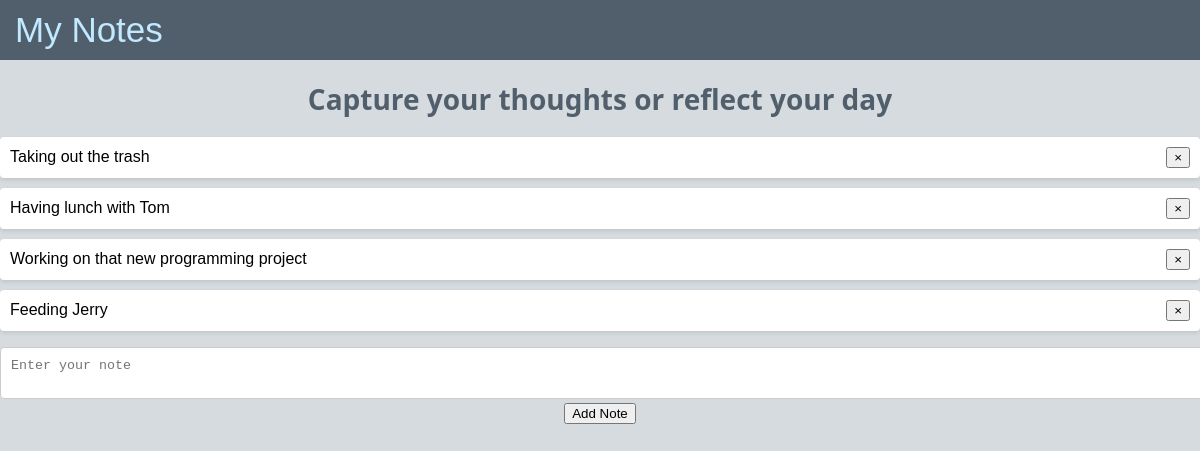
The app's page /notes (signed in) with its own data.
### project/models.py (models this page shows)
class Note(db.Model):
    id = db.Column(db.Integer, primary_key=True)
    data = db.Column(db.String(10000))
    date = db.Column(db.DateTime(timezone=True), default=func.now())
    user_id = db.Column(db.Integer, db.ForeignKey('user.id'))

### project/views.py (the view)
@views.route("/notes", methods=["GET", "POST"])
@login_required
def note():
    if request.method == 'POST':
        note_text = request.form.get('note')
        print(f"Received note text: {note_text}")
    return render_template("notes.html", user=current_user)

### project/__init__.py (called while the page is built)
def create_app():
    app = Flask(__name__)
    app.config['SECRET_KEY'] = 'sexy_presentation'
    app.config['SQLALCHEMY_DATABASE_URI'] = f'sqlite:///{DB_NAME}'
    app.config['CACHE_TYPE'] = 'simple'
    cache.init_app(app)
    db.init_app(app)
    from project.views import views
    from project.auth import auth
    app.register_blueprint(views, url_prefix='/')
    app.register_blueprint(auth, url_prefix='/')
    from .models import User
    with app.app_context():
        db.create_all()
    login_manager = LoginManager()
    login_manager.login_view = 'auth.login'
    login_manager.init_app(app)
    @login_manager.user_loader
    def load_user(id):
        return User.query.get(int(id))
    return app

### project/templates/notes.html (shortened to what this page needs)
<!DOCTYPE html>
<html lang="en">
<head>
</head>
<body>
    <header class="header">
        <div class="header_title">My Notes</div>
    </header>
    <div class="container">
        <div align = "center">
        <h1 id="page-title">Capture your thoughts or reflect your day</h1>
        </div>
        <ul id="notes">
            {% for note in user.notes %}
            <li id="note-{{ note.id }}" class="list-group-item">
                {{ note.data }}
                <button type="button" class="close" onclick="deleteNote({{ note.id }})">
                    <span aria-hidden="true">&times;</span>
                </button>
            </li>
            {% endfor %}
        </ul>
        <div class="form-container">
            <form onsubmit="event.preventDefault(); addNote();">
                <textarea id="note" class="form-control" placeholder="Enter your note"></textarea>
                <br>
                <div align="center">
                    <button type="submit" class="btn btn-primary">Add Note</button>
                </div>
            </form>
        </div>
    </div>
</body>
</html>

### project/templates/notes.html (style rules this page uses)
body { margin: 0; padding: 0; font-family: Arial, sans-serif; background-color: #D6DBDF; overflow-x: hidden; }
.header { display: flex; justify-content: space-between; align-items: center; padding: 10px; background-color: #515F6C; color: #C1E9FF; height: 40px; position: sticky; top: 0; z-index: 1000; }
.header_title { font-size: 35px; padding-left: 5px; }
.list-group-item { display: flex; justify-content: space-between; align-items: center; padding: 10px; margin-bottom: 10px; background-color: #fff; border-radius: 4px; box-shadow: 0 2px 4px rgba(0, 0, 0, 0.1); }
#page-title { color: #515F6C; font-size: 28px; font-weight: bold; font-family: 'Segoe UI', Tahoma, Geneva, Verdana, sans-serif; margin-top: 20px; }
#notes { padding: 0; list-style: none; }
#note { width: 100%; padding: 10px; border-radius: 4px; border: 1px solid #ccc; }

### records on screen
Note: data "Taking out the trash"
Note: data "Having lunch with Tom"
Note: data "Working on that new programming project"
Note: data "Feeding Jerry"
